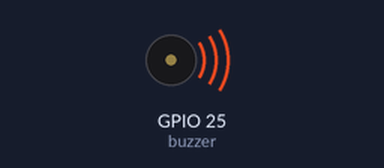
Recording of a program running on a simulated ESP32 board running MicroPython. On the bench: buzzer (waves = sounding).

Above: at 0.2 s.
At 8.62 s:
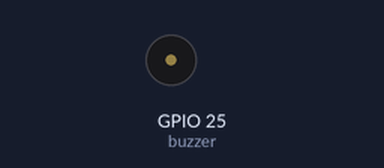
Timing chart, 0 to 8.9 s (numbered marks = the images above):
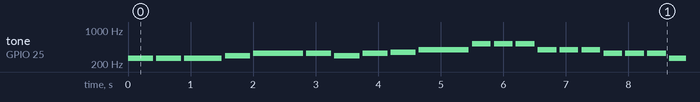

Measured:
- by itself, tone on GPIO 25 (buzzer): plays 262 Hz for 0.40 s, 262 Hz for 0.40 s, 262 Hz for 0.60 s, 294 Hz for 0.40 s, 330 Hz for 0.80 s, 330 Hz for 0.40 s … (261 notes in this stretch)

The program:

ESP32-Passive_buzzerV3.py
```python
# Passive Buzzer (ESP32 / MakePico)
# Song: Row Row Row Your Boat

from machine import Pin, PWM
from time import sleep

# Passive buzzer pin
BUZZER_PIN = 25

# Create PWM object
buzzer = PWM(Pin(BUZZER_PIN))
buzzer.duty_u16(0)   # Start silent

# Notes (Hz)
C4 = 262
D4 = 294
E4 = 330
F4 = 349
G4 = 392
A4 = 440
B4 = 494
C5 = 523

# Melody: Row Row Row Your Boat
melody = [
    C4, C4, C4, D4, E4,      # Row row row your boat
    E4, D4, E4, F4, G4,      # Gently down the stream
    C5, C5, C5, G4, G4, G4,  # Merrily merrily merrily
    E4, E4, E4, C4, C4, C4,  # Life is but a dream
    G4, F4, E4, D4, C4
]

# Beat timing
beats = [
    0.4,0.4,0.6,0.4,0.8,
    0.4,0.4,0.4,0.4,0.8,
    0.3,0.3,0.3,0.3,0.3,0.3,
    0.3,0.3,0.3,0.3,0.3,0.3,
    0.4,0.4,0.4,0.4,1.0
]

# Play one tone
def play_tone(freq, duration):
    if freq == 0:
        buzzer.duty_u16(0)
    else:
        buzzer.freq(freq)
        buzzer.duty_u16(30000)

    sleep(duration)

    buzzer.duty_u16(0)
    sleep(0.05)

# Main loop
try:
    while True:
        for i in range(len(melody)):
            play_tone(melody[i], beats[i])
        sleep(1)

except KeyboardInterrupt:
    buzzer.deinit()
    print("Stopped")
```
